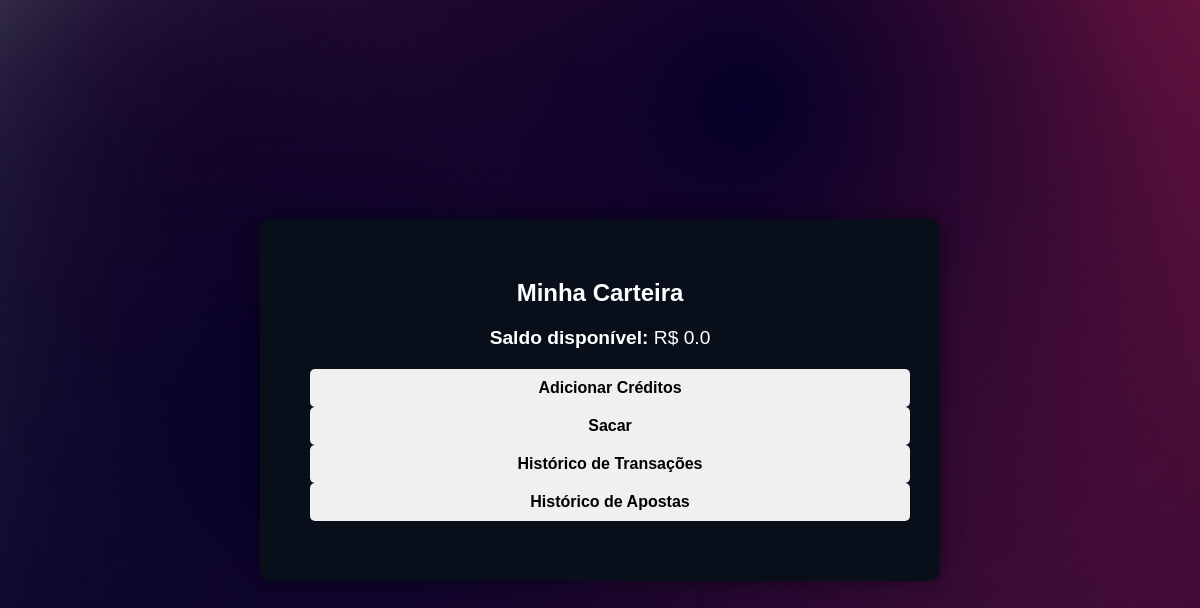
The app's page /gerenciar_carteira (signed in), older data.
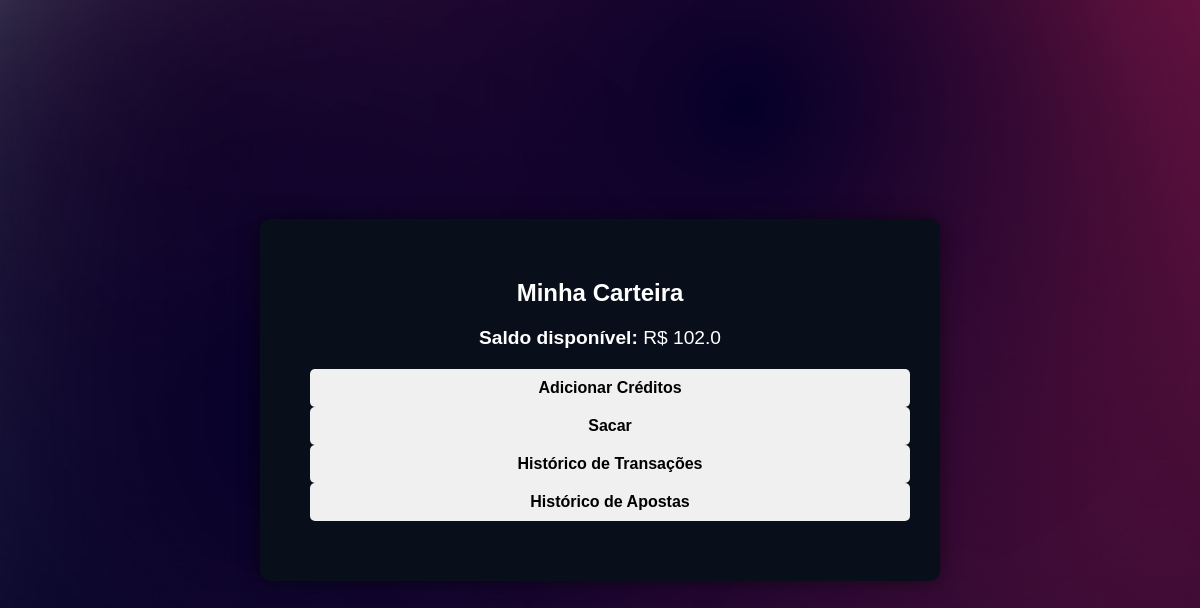
The same page, newer data.
### tables this page shows
CREATE TABLE carteiras (
        id INTEGER PRIMARY KEY AUTOINCREMENT,
        id_usuario INTEGER NOT NULL,
        saldo REAL NOT NULL DEFAULT 0.00,
        data_criacao TIMESTAMP DEFAULT CURRENT_TIMESTAMP,
        FOREIGN KEY (id_usuario) REFERENCES usuarios(id) ON DELETE CASCADE
    );

### app.py (the view)
@app.route('/gerenciar_carteira')
def gerenciar_carteira():
    if 'logged_in' in session:
        user_id = get_user_id()
        if user_id:
            conn = sqlite3.connect(database_path)
            cursor = conn.cursor()
            cursor.execute('SELECT saldo FROM carteiras WHERE id_usuario = ?', (user_id,))
            result = cursor.fetchone()
            saldo = result[0] if result else 0.00
            cursor.execute('SELECT id FROM carteiras WHERE id_usuario = ?', (user_id,))
            result = cursor.fetchone()
            if result:
                carteira_id = result[0]
            else:
                carteira_id = None  # Ou lidar com o caso de não existência
            if carteira_id:
                cursor.execute('SELECT data_transacao, tipo, valor, detalhes FROM transacoes WHERE id_carteira = ? ORDER BY data_transacao DESC', (carteira_id,))
                transacoes = cursor.fetchall()
            else:
                transacoes = []
            cursor.execute('''
                SELECT apostas.data_aposta, eventos.titulo, apostas.valor, apostas.opcao
                FROM apostas
                JOIN eventos ON apostas.id_evento = eventos.id
                WHERE apostas.id_usuario = ?
                ORDER BY apostas.data_aposta DESC
            ''', (user_id,))
            apostas = cursor.fetchall()
            conn.close()
            transacoes_formatadas = []
            for transacao in transacoes:
                transacoes_formatadas.append({
                    'data_transacao': transacao[0],
                    'tipo': transacao[1],
                    'valor': transacao[2],
                    'detalhes': transacao[3],
                })
            apostas_formatadas = []
            for aposta in apostas:
                apostas_formatadas.append({
                    'data_aposta': aposta[0],
                    'titulo_evento': aposta[1],
                    'valor': aposta[2],
                    'opcao': aposta[3],
                })
            mensagens = get_flashed_messages()
            return render_template('gerenciar_carteira.html', saldo=saldo, transacoes=transacoes_formatadas, apostas=apostas_formatadas, mensagens=mensagens)
        else:
            return redirect(url_for('login'))
    else:
        return redirect(url_for('login'))

### app.py (called while the page is built)
def get_user_id():
    email = session.get('email')
    if email:
        conn = sqlite3.connect(database_path)
        cursor = conn.cursor()
        cursor.execute('SELECT id FROM usuarios WHERE email = ?', (email,))
        result = cursor.fetchone()
        conn.close()
        if result:
            return result[0]
    return None

### templates/gerenciar_carteira.html (shortened to what this page needs)
<!DOCTYPE html>
<html lang="pt-BR">
<head>
    <link rel="stylesheet" href="{{ url_for('static', filename='css/styles.css') }}">
</head>
<body>
    <div class="wallet-container">
        <h2>Minha Carteira</h2>
        <div class="saldo-container">
            <p><strong>Saldo disponível:</strong> R$ {{ saldo }}</p>
        </div>
        <div class="action-buttons">
            <button id="btn-adicionar-creditos">Adicionar Créditos</button>
            <button id="btn-sacar">Sacar</button>
            <button id="btn-ver-transacoes">Histórico de Transações</button>
            <button id="btn-ver-apostas">Histórico de Apostas</button>
        </div>
</body>
</html>

Row changes from the older to the newer data that the page shows:
changed carteiras: saldo "0.0" → "102.0"
